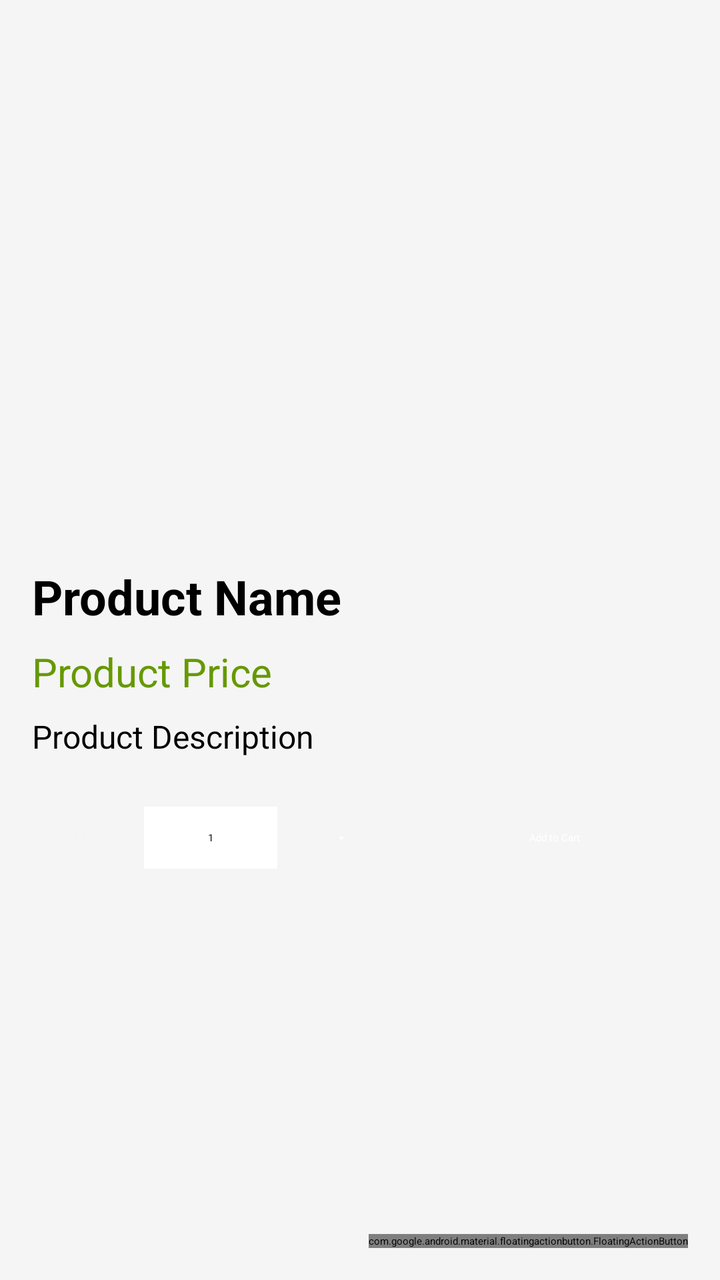
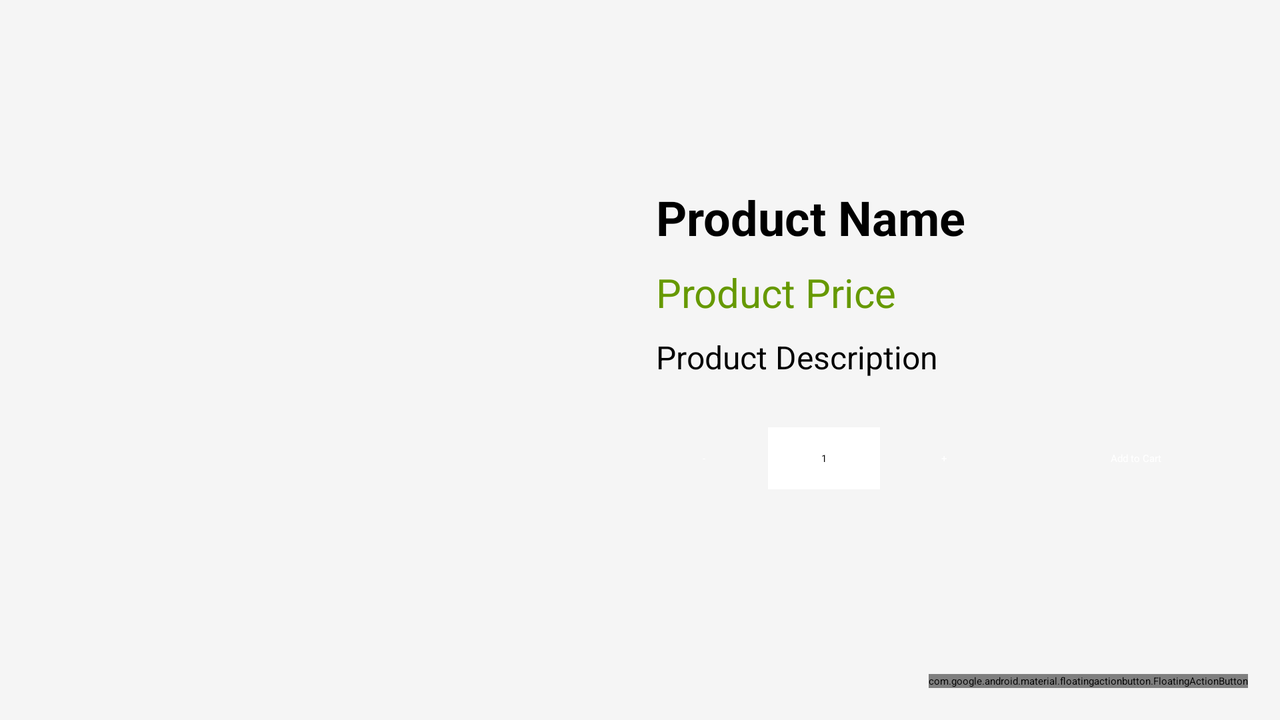

An Android layout and its configuration variant, each rendered on a device that would load it. The default file and the variant file are quoted in full after the pictures.
<!-- AndroidManifest.xml: application theme Theme.ElectronicStore -->
<!-- res/layout/activity_product_detail.xml -->
<?xml version="1.0" encoding="utf-8"?>
<RelativeLayout
    xmlns:android="http://schemas.android.com/apk/res/android"
    xmlns:tools="http://schemas.android.com/tools"
    xmlns:app="http://schemas.android.com/apk/res-auto"
    android:layout_width="match_parent"
    android:layout_height="match_parent"
    android:background="@color/backgroundColor"
    tools:context=".views.ProductDetailActivity">

    <com.google.android.material.appbar.MaterialToolbar
        android:id="@+id/toolbar"
        android:layout_width="match_parent"
        android:layout_height="?attr/actionBarSize"
        android:background="@color/primaryColor"
        android:theme="@style/ThemeOverlay.MaterialComponents.Dark.ActionBar"
        android:elevation="4dp"
        tools:ignore="ContentDescription"/>

    <ScrollView
        android:layout_width="match_parent"
        android:layout_height="match_parent"
        android:layout_below="@id/toolbar"
        android:padding="16dp">

        <LinearLayout
            android:layout_width="match_parent"
            android:layout_height="wrap_content"
            android:orientation="vertical">

            <ImageView
                android:id="@+id/productImage"
                android:layout_width="match_parent"
                android:layout_height="250dp"
                android:scaleType="centerCrop"
                android:layout_marginBottom="16dp"/>

            <TextView
                android:id="@+id/productName"
                android:layout_width="match_parent"
                android:layout_height="wrap_content"
                android:text="Product Name"
                android:textSize="24sp"
                android:textStyle="bold"
                android:layout_marginBottom="8dp"/>

            <TextView
                android:id="@+id/productPrice"
                android:layout_width="match_parent"
                android:layout_height="wrap_content"
                android:text="Product Price"
                android:textSize="20sp"
                android:textColor="@android:color/holo_green_dark"
                android:layout_marginBottom="8dp"/>

            <TextView
                android:id="@+id/productDescription"
                android:layout_width="match_parent"
                android:layout_height="wrap_content"
                android:text="Product Description"
                android:textSize="16sp"
                android:layout_marginBottom="16dp"/>

            <LinearLayout
                android:layout_width="match_parent"
                android:layout_height="wrap_content"
                android:orientation="horizontal"
                android:layout_marginBottom="16dp"
                android:gravity="center_vertical">

                <Button
                    android:id="@+id/minusButton"
                    style="@style/ButtonStyle"
                    android:layout_width="48dp"
                    android:layout_height="48dp"
                    android:backgroundTint="@color/primaryColor"
                    android:text="-"/>

                <EditText
                    android:id="@+id/productQuantity"
                    android:layout_width="0dp"
                    android:layout_height="wrap_content"
                    android:layout_weight="1"
                    android:inputType="number"
                    android:text="1"
                    android:gravity="center"
                    android:layout_marginHorizontal="8dp"
                    android:background="@android:color/white"
                    android:padding="12dp"/>

                <Button
                    android:id="@+id/plusButton"
                    style="@style/ButtonStyle"
                    android:backgroundTint="@color/primaryColor"

                    android:layout_width="48dp"
                    android:layout_height="48dp"
                    android:text="+"/>

                <Button
                    android:id="@+id/addToCartButton"
                    style="@style/ButtonStyle"
                    android:layout_width="0dp"
                    android:layout_height="wrap_content"
                    android:layout_weight="2"
                    android:text="Add to Cart"
                    android:backgroundTint="@color/primaryColor"
                    android:textColor="@android:color/white"
                    android:layout_marginStart="16dp"/>
            </LinearLayout>
        </LinearLayout>
    </ScrollView>

    <com.google.android.material.floatingactionbutton.FloatingActionButton
        android:id="@+id/fabCart"
        android:layout_width="wrap_content"
        android:layout_height="wrap_content"
        android:layout_alignParentEnd="true"
        android:layout_alignParentBottom="true"
        android:layout_margin="16dp"
        android:src="@drawable/ic_cart"
        android:contentDescription="cart"
        app:backgroundTint="@color/cardview_light_background"/>
</RelativeLayout>
<!-- resources referenced by this layout -->
<resources>
  <color name="backgroundColor">#F5F5F5</color>
  <color name="primaryColor">#212121</color>
  <style name="ButtonStyle" parent="Widget.MaterialComponents.Button">
          <item name="cornerRadius">8dp</item>
          <item name="android:textColor">@color/textColorPrimary</item>
      </style>
  <!-- from res/values-v23/ -->
  <style name="Theme.ElectronicStore" parent="Base.Theme.ElectronicStore">
          
          <item name="android:navigationBarColor">@android:color/transparent</item>
          <item name="android:statusBarColor">@android:color/transparent</item>
          <item name="android:windowLightStatusBar">?attr/isLightTheme</item>
      </style>
  <color name="textColorPrimary">#FFFFFF</color>
</resources>
<!-- res/layout-land/activity_product_detail.xml (the repository's variant of the layout above) -->
<!-- drawn on the phone turned sideways -->
<?xml version="1.0" encoding="utf-8"?>
<RelativeLayout xmlns:android="http://schemas.android.com/apk/res/android"
    xmlns:tools="http://schemas.android.com/tools"
    xmlns:app="http://schemas.android.com/apk/res-auto"
    android:layout_width="match_parent"
    android:layout_height="match_parent"
    android:background="@color/backgroundColor"
    tools:context=".views.ProductDetailActivity">

    <com.google.android.material.appbar.MaterialToolbar
        android:id="@+id/toolbar"
        android:layout_width="match_parent"
        android:layout_height="?attr/actionBarSize"
        android:background="@color/primaryColor"
        android:theme="@style/ThemeOverlay.MaterialComponents.Dark.ActionBar"
        android:elevation="4dp"
        tools:ignore="ContentDescription"/>

    <ScrollView
        android:layout_width="match_parent"
        android:layout_height="match_parent"
        android:layout_below="@id/toolbar"
        android:padding="16dp">

        <LinearLayout
            android:layout_width="match_parent"
            android:layout_height="wrap_content"
            android:orientation="horizontal"
            android:gravity="center_vertical">

            <ImageView
                android:id="@+id/productImage"
                android:layout_width="0dp"
                android:layout_height="330dp"
                android:layout_weight="1"
                android:scaleType="centerCrop"
                android:layout_marginEnd="16dp"/>

            <LinearLayout
                android:layout_width="0dp"
                android:layout_height="wrap_content"
                android:layout_weight="1"
                android:orientation="vertical">

                <TextView
                    android:id="@+id/productName"
                    android:layout_width="match_parent"
                    android:layout_height="wrap_content"
                    android:text="Product Name"
                    android:textSize="24sp"
                    android:textStyle="bold"
                    android:layout_marginBottom="8dp"/>

                <TextView
                    android:id="@+id/productPrice"
                    android:layout_width="match_parent"
                    android:layout_height="wrap_content"
                    android:text="Product Price"
                    android:textSize="20sp"
                    android:textColor="@android:color/holo_green_dark"
                    android:layout_marginBottom="8dp"/>

                <TextView
                    android:id="@+id/productDescription"
                    android:layout_width="match_parent"
                    android:layout_height="wrap_content"
                    android:text="Product Description"
                    android:textSize="16sp"
                    android:layout_marginBottom="16dp"/>

                <LinearLayout
                    android:layout_width="match_parent"
                    android:layout_height="wrap_content"
                    android:orientation="horizontal"
                    android:layout_marginBottom="16dp"
                    android:gravity="center_vertical">

                    <Button
                        android:id="@+id/minusButton"
                        style="@style/ButtonStyle"
                        android:layout_width="48dp"
                        android:layout_height="48dp"
                        android:backgroundTint="@color/primaryColor"
                        android:text="-"/>

                    <EditText
                        android:id="@+id/productQuantity"
                        android:layout_width="0dp"
                        android:layout_height="wrap_content"
                        android:layout_weight="1"
                        android:inputType="number"
                        android:text="1"
                        android:gravity="center"
                        android:layout_marginHorizontal="8dp"
                        android:background="@android:color/white"
                        android:padding="12dp"/>

                    <Button
                        android:id="@+id/plusButton"
                        style="@style/ButtonStyle"
                        android:layout_width="48dp"
                        android:layout_height="48dp"
                        android:backgroundTint="@color/primaryColor"
                        android:text="+"/>

                    <Button
                        android:id="@+id/addToCartButton"
                        style="@style/ButtonStyle"
                        android:layout_width="0dp"
                        android:layout_height="wrap_content"
                        android:layout_weight="2"
                        android:text="Add to Cart"
                        android:backgroundTint="@color/primaryColor"
                        android:textColor="@android:color/white"
                        android:layout_marginStart="16dp"/>
                </LinearLayout>
            </LinearLayout>
        </LinearLayout>
    </ScrollView>

    <com.google.android.material.floatingactionbutton.FloatingActionButton
        android:id="@+id/fabCart"
        android:layout_width="wrap_content"
        android:layout_height="wrap_content"
        android:layout_alignParentEnd="true"
        android:layout_alignParentBottom="true"
        android:layout_margin="16dp"
        android:src="@drawable/ic_cart"
        android:contentDescription="cart"
        app:backgroundTint="@color/cardview_light_background"/>
</RelativeLayout>
